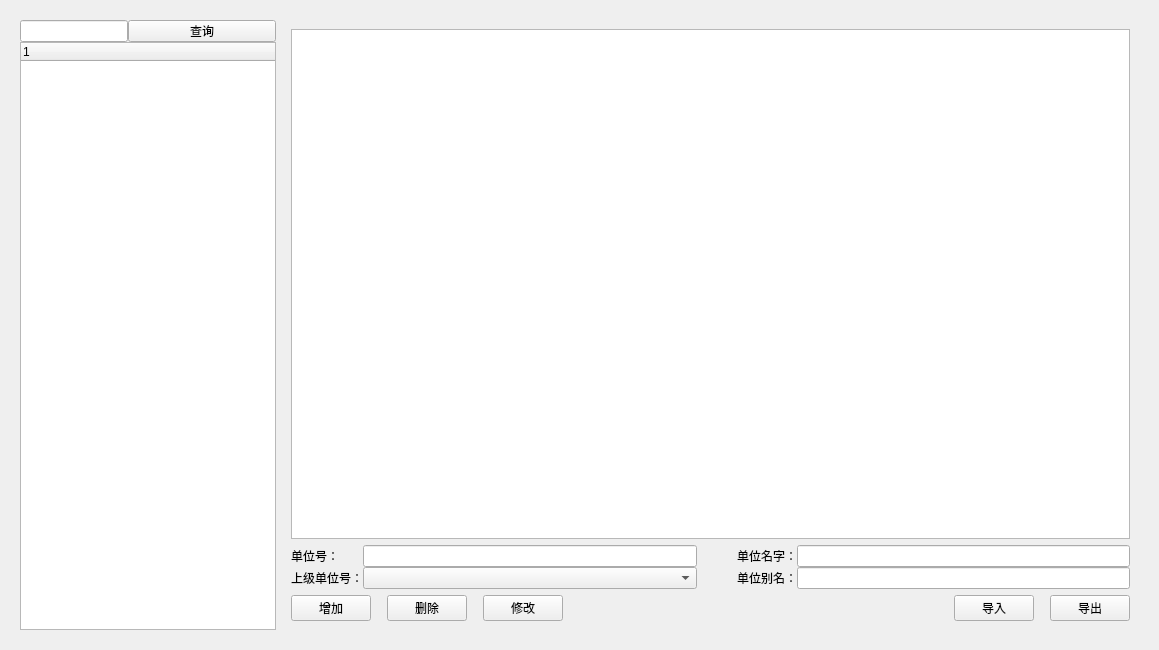
<?xml version="1.0" encoding="UTF-8"?>
<ui version="4.0">
 <class>Form</class>
 <widget class="QWidget" name="Form">
  <property name="geometry">
   <rect>
    <x>0</x>
    <y>0</y>
    <width>1159</width>
    <height>650</height>
   </rect>
  </property>
  <property name="windowTitle">
   <string>Form</string>
  </property>
  <layout class="QHBoxLayout" name="horizontalLayout">
   <item>
    <widget class="QWidget" name="selectWidget" native="true">
     <layout class="QHBoxLayout" name="horizontalLayout_3">
      <item>
       <layout class="QHBoxLayout" name="horizontalLayout_2">
        <item>
         <widget class="QWidget" name="wg_directory" native="true">
          <property name="sizePolicy">
           <sizepolicy hsizetype="Fixed" vsizetype="Preferred">
            <horstretch>0</horstretch>
            <verstretch>0</verstretch>
           </sizepolicy>
          </property>
          <layout class="QHBoxLayout" name="horizontalLayout_5">
           <property name="spacing">
            <number>0</number>
           </property>
           <property name="leftMargin">
            <number>0</number>
           </property>
           <property name="topMargin">
            <number>0</number>
           </property>
           <property name="rightMargin">
            <number>0</number>
           </property>
           <property name="bottomMargin">
            <number>0</number>
           </property>
           <item>
            <layout class="QHBoxLayout" name="horizontalLayout_6">
             <property name="spacing">
              <number>0</number>
             </property>
             <item>
              <layout class="QVBoxLayout" name="verticalLayout_2">
               <property name="spacing">
                <number>0</number>
               </property>
               <item>
                <layout class="QHBoxLayout" name="horizontalLayout_7" stretch="0,0">
                 <property name="spacing">
                  <number>0</number>
                 </property>
                 <item>
                  <widget class="QLineEdit" name="le_first">
                   <property name="sizePolicy">
                    <sizepolicy hsizetype="Maximum" vsizetype="Fixed">
                     <horstretch>70</horstretch>
                     <verstretch>0</verstretch>
                    </sizepolicy>
                   </property>
                  </widget>
                 </item>
                 <item>
                  <widget class="QPushButton" name="pb_firstSelect">
                   <property name="sizePolicy">
                    <sizepolicy hsizetype="Ignored" vsizetype="Ignored">
                     <horstretch>0</horstretch>
                     <verstretch>0</verstretch>
                    </sizepolicy>
                   </property>
                   <property name="text">
                    <string>查询</string>
                   </property>
                  </widget>
                 </item>
                </layout>
               </item>
               <item>
                <widget class="QTreeWidget" name="tw_first">
                 <column>
                  <property name="text">
                   <string notr="true">1</string>
                  </property>
                 </column>
                </widget>
               </item>
              </layout>
             </item>
            </layout>
           </item>
          </layout>
         </widget>
        </item>
        <item>
         <widget class="QWidget" name="selectWidget_2" native="true">
          <layout class="QVBoxLayout" name="verticalLayout_6">
           <item>
            <layout class="QVBoxLayout" name="verticalLayout_7">
             <item>
              <widget class="QTableWidget" name="tb_result"/>
             </item>
             <item>
              <layout class="QVBoxLayout" name="verticalLayout_3">
               <item>
                <layout class="QGridLayout" name="gridLayout_3" columnstretch="0,0,0,0,0">
                 <property name="leftMargin">
                  <number>0</number>
                 </property>
                 <property name="rightMargin">
                  <number>0</number>
                 </property>
                 <property name="spacing">
                  <number>0</number>
                 </property>
                 <item row="0" column="4">
                  <widget class="QLineEdit" name="le_unitName">
                   <property name="minimumSize">
                    <size>
                     <width>100</width>
                     <height>0</height>
                    </size>
                   </property>
                   <property name="maximumSize">
                    <size>
                     <width>16777215</width>
                     <height>16777215</height>
                    </size>
                   </property>
                  </widget>
                 </item>
                 <item row="1" column="0">
                  <widget class="QLabel" name="lb_unitUper">
                   <property name="maximumSize">
                    <size>
                     <width>90</width>
                     <height>16777215</height>
                    </size>
                   </property>
                   <property name="text">
                    <string>上级单位号：</string>
                   </property>
                  </widget>
                 </item>
                 <item row="1" column="3">
                  <widget class="QLabel" name="lb_equipName">
                   <property name="maximumSize">
                    <size>
                     <width>90</width>
                     <height>16777215</height>
                    </size>
                   </property>
                   <property name="text">
                    <string>单位别名：</string>
                   </property>
                  </widget>
                 </item>
                 <item row="0" column="1">
                  <widget class="QLineEdit" name="le_unitID">
                   <property name="minimumSize">
                    <size>
                     <width>100</width>
                     <height>0</height>
                    </size>
                   </property>
                   <property name="maximumSize">
                    <size>
                     <width>16777215</width>
                     <height>16777215</height>
                    </size>
                   </property>
                  </widget>
                 </item>
                 <item row="0" column="3">
                  <widget class="QLabel" name="lb_unitName">
                   <property name="maximumSize">
                    <size>
                     <width>90</width>
                     <height>16777215</height>
                    </size>
                   </property>
                   <property name="text">
                    <string>单位名字：</string>
                   </property>
                  </widget>
                 </item>
                 <item row="1" column="1">
                  <widget class="QComboBox" name="cb_unitUper">
                   <property name="minimumSize">
                    <size>
                     <width>100</width>
                     <height>0</height>
                    </size>
                   </property>
                  </widget>
                 </item>
                 <item row="1" column="4">
                  <widget class="QLineEdit" name="le_unitAlias">
                   <property name="minimumSize">
                    <size>
                     <width>100</width>
                     <height>0</height>
                    </size>
                   </property>
                   <property name="maximumSize">
                    <size>
                     <width>16777215</width>
                     <height>16777215</height>
                    </size>
                   </property>
                  </widget>
                 </item>
                 <item row="0" column="0">
                  <widget class="QLabel" name="lb_unitID">
                   <property name="maximumSize">
                    <size>
                     <width>90</width>
                     <height>16777215</height>
                    </size>
                   </property>
                   <property name="text">
                    <string>单位号：</string>
                   </property>
                  </widget>
                 </item>
                 <item row="0" column="2">
                  <spacer name="horizontalSpacer">
                   <property name="orientation">
                    <enum>Qt::Horizontal</enum>
                   </property>
                   <property name="sizeType">
                    <enum>QSizePolicy::Fixed</enum>
                   </property>
                   <property name="sizeHint" stdset="0">
                    <size>
                     <width>40</width>
                     <height>20</height>
                    </size>
                   </property>
                  </spacer>
                 </item>
                 <item row="1" column="2">
                  <spacer name="horizontalSpacer_2">
                   <property name="orientation">
                    <enum>Qt::Horizontal</enum>
                   </property>
                   <property name="sizeType">
                    <enum>QSizePolicy::Fixed</enum>
                   </property>
                   <property name="sizeHint" stdset="0">
                    <size>
                     <width>40</width>
                     <height>20</height>
                    </size>
                   </property>
                  </spacer>
                 </item>
                </layout>
               </item>
               <item>
                <layout class="QHBoxLayout" name="horizontalLayout_4">
                 <item>
                  <widget class="QPushButton" name="pb_add">
                   <property name="text">
                    <string>增加</string>
                   </property>
                  </widget>
                 </item>
                 <item>
                  <spacer name="horizontalSpacer_9">
                   <property name="orientation">
                    <enum>Qt::Horizontal</enum>
                   </property>
                   <property name="sizeType">
                    <enum>QSizePolicy::Fixed</enum>
                   </property>
                   <property name="sizeHint" stdset="0">
                    <size>
                     <width>10</width>
                     <height>20</height>
                    </size>
                   </property>
                  </spacer>
                 </item>
                 <item>
                  <widget class="QPushButton" name="pb_del">
                   <property name="text">
                    <string>删除</string>
                   </property>
                  </widget>
                 </item>
                 <item>
                  <spacer name="horizontalSpacer_10">
                   <property name="orientation">
                    <enum>Qt::Horizontal</enum>
                   </property>
                   <property name="sizeType">
                    <enum>QSizePolicy::Fixed</enum>
                   </property>
                   <property name="sizeHint" stdset="0">
                    <size>
                     <width>10</width>
                     <height>20</height>
                    </size>
                   </property>
                  </spacer>
                 </item>
                 <item>
                  <widget class="QPushButton" name="pb_update">
                   <property name="text">
                    <string>修改</string>
                   </property>
                  </widget>
                 </item>
                 <item>
                  <spacer name="horizontalSpacer_11">
                   <property name="orientation">
                    <enum>Qt::Horizontal</enum>
                   </property>
                   <property name="sizeHint" stdset="0">
                    <size>
                     <width>40</width>
                     <height>20</height>
                    </size>
                   </property>
                  </spacer>
                 </item>
                 <item>
                  <widget class="QPushButton" name="pb_input">
                   <property name="text">
                    <string>导入</string>
                   </property>
                  </widget>
                 </item>
                 <item>
                  <spacer name="horizontalSpacer_12">
                   <property name="orientation">
                    <enum>Qt::Horizontal</enum>
                   </property>
                   <property name="sizeType">
                    <enum>QSizePolicy::Fixed</enum>
                   </property>
                   <property name="sizeHint" stdset="0">
                    <size>
                     <width>10</width>
                     <height>20</height>
                    </size>
                   </property>
                  </spacer>
                 </item>
                 <item>
                  <widget class="QPushButton" name="pb_output">
                   <property name="text">
                    <string>导出</string>
                   </property>
                  </widget>
                 </item>
                </layout>
               </item>
              </layout>
             </item>
            </layout>
           </item>
          </layout>
         </widget>
        </item>
       </layout>
      </item>
     </layout>
    </widget>
   </item>
  </layout>
 </widget>
 <resources/>
 <connections/>
</ui>
